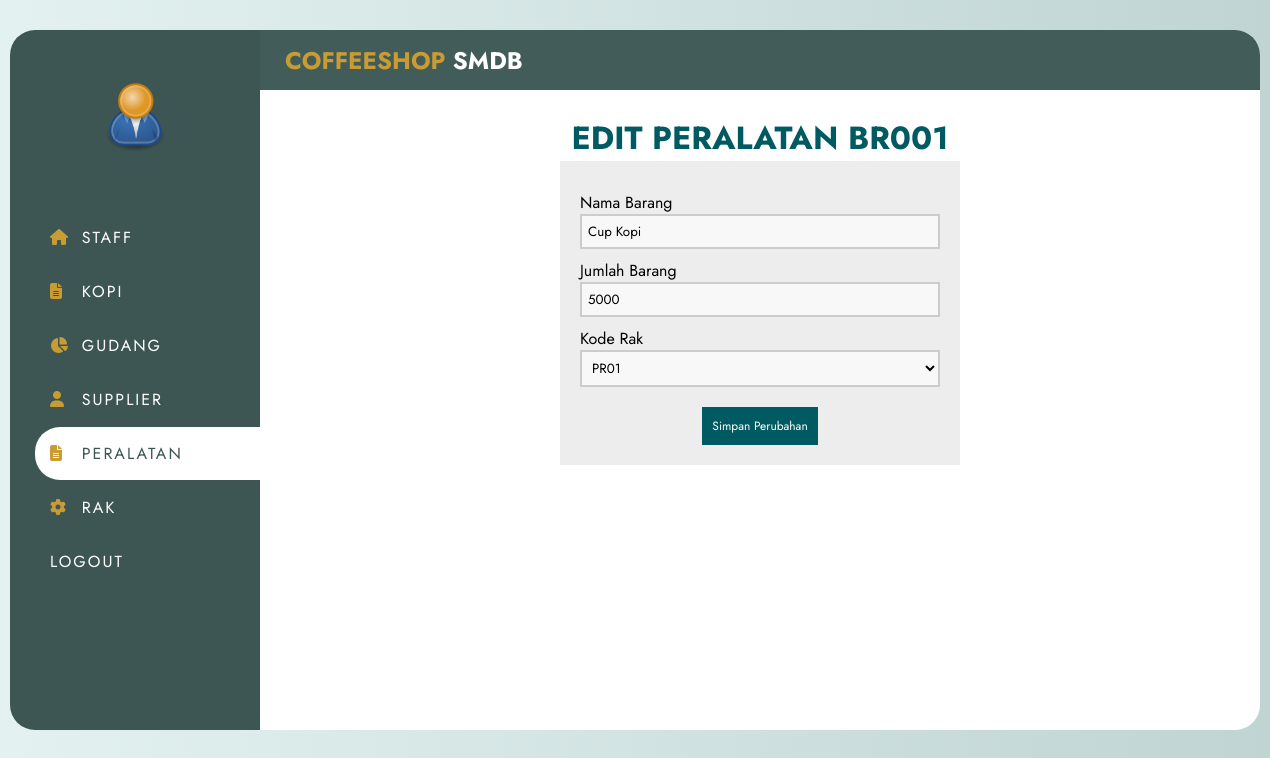
The app's page /staff-gudang/edit_peralatan.php?id_barang=BR001 with its own data.
### tables this page shows
CREATE TABLE `peralatan` (
  `id_barang` varchar(5) NOT NULL,
  `nama_barang` varchar(100) NOT NULL,
  `jumlah` int(6) NOT NULL,
  `kode_rak` varchar(4) NOT NULL
);

### staff-gudang/edit_peralatan.php (the view, shortened to what this page needs)
 <?php
include '../koneksi.php';
  if (isset($_GET['id_barang'])) {
    $id_barang = ($_GET["id_barang"]);
    $query = "SELECT * FROM peralatan WHERE id_barang='$id_barang'";
    $result = mysqli_query($koneksi, $query);
    $data = mysqli_fetch_assoc($result);
  } else {
    echo "<script>alert('Masukkan data Kode Gudang.');window.location='data_peralatan.php';</script>";
  }
  ?>
<!DOCTYPE html>
<html>
  <head>
    <link rel="stylesheet" href="../assets/src/css/data.css">
	<link rel="stylesheet" href="../assets/src/css/update.css">
	<link rel="stylesheet" href="gaya.css">
  </head>
  <body>
  <div class="wrapper">
		<div class="wrapper_inner">
			<div class="vertical_wrap">
			<div class="vertical_bar">
				<div class="profile_info">
					<div class="img_holder">
						<img src="../profil.png" alt="profile_pic">
					</div>
				</div>
				<ul class="menu">
					<li><a href="data_staff.php">
						<span class="icon"><i class="fas fa-home"></i></span>
						<span class="text">Staff</span>
					</a></li>
					<li><a href="data_kopi.php">
						<span class="icon"><i class="fas fa-file-alt"></i></span>
						<span class="text">Kopi</span>
					</a></li>
					<li><a href="data_gudang.php">
						<span class="icon"><i class="fas fa-chart-pie"></i></span>
						<span class="text">Gudang</span>
					</a></li>
					<li><a href="data_supplier.php">
						<span class="icon"><i class="fas fa-user"></i></span>
						<span class="text">Supplier</span>
					</a></li>
					<li><a href="data_peralatan.php"class="active">
						<span class="icon"><i class="fas fa-file-alt"></i></span>
						<span class="text">Peralatan</span>
					</a></li>
					<li><a href="data_rak.php">
						<span class="icon"><i class="fas fa-cog"></i></span>
						<span class="text">Rak</span>
					</a></li>
					<li><a href="../logout.php">
						<span class="text">Logout</span>
					</a></li>
				</ul>
			</div>
		</div>
		<div class="main_isi">
			<div class="top_bar">
				<div class="logo">
					Coffeeshop <span>SMDB</span>
				</div>
			</div>
			<div class="isi">
				<div class="content">
    <div class="produk">
      <center>
        <h1>Edit Peralatan <?php echo $data['id_barang']; ?></h1>
      <center>
      <form method="POST" action="peralatan/proses_edit.php" enctype="multipart/form-data" >
      <section class="base">
        <div>
          <label>Nama Barang</label>
          <input type="text" name="nama_barang" autofocus="" required="" value="<?php echo $data['nama_barang']; ?>" />
        </div>
        <div>
          <label>Jumlah Barang</label>
          <input type="text" name="jumlah" autofocus="" required="" value="<?php echo $data['jumlah']; ?>" />
        </div>
        <div>
          <label>Kode Rak</label>
          <select name="kode_rak">
            <option><?php echo $data['kode_rak']; ?></option>
        </select>
        </div>
        <div>
         <button type="submit">Simpan Perubahan</button>
        </div>
        </section>
      </form>
  </body>
</html>

### assets/src/css/data.css (style rules this page uses)
body { position:center; margin: 0; padding: 0; }
.produk { position:center; position:center; font-family: "Trebuchet MS"; }
.produk h1 { position:center; text-transform: uppercase; color: #005a61; }

### assets/src/css/update.css (style rules this page uses)
* { font-family: "Trebuchet MS"; }
body { margin: 0; padding: 0; }
h1 { text-transform: uppercase; color: #005a61; }
button { background-color: #005a61; color: #fff; padding: 10px; text-decoration: none; font-size: 12px; border: 0px; margin-top: 20px; }
label { margin-top: 10px; float: left; text-align: left; width: 100%; }
input { padding: 6px; width: 100%; box-sizing: border-box; background: #f8f8f8; border: 2px solid #ccc; outline-color: #005a61; }
select { padding: 6px; width: 100%; box-sizing: border-box; background: #f8f8f8; border: 2px solid #ccc; outline-color: #005a61; }
.base { width: 400px; height: auto; padding: 20px; margin-left: auto; margin-right: auto; background: #ededed; }

### staff-gudang/gaya.css (style rules this page uses)
* { list-style: none; text-decoration: none; margin: 0; padding: 0; box-sizing: border-box; font-family: 'Jost', sans-serif; }
body { background: linear-gradient(to right, #e3f2f1, #bfd4d3); }
.wrapper { margin: 0 10px; }
.wrapper_inner { position: relative; max-width: 1250px; width: 100%; height: 700px; background: #fff; margin: 30px auto; border-radius: 25px; display: flex; }
.vertical_wrap { position: relative; height: 100%; }
.vertical_bar { width: 250px; background: #3d5654; height: 100%; border-top-left-radius: 25px; border-bottom-left-radius: 25px; position: relative; }
.vertical_bar .profile_info { text-align: center; padding: 50px 25px; }
.vertical_bar .profile_info img { width: 75px; }
.vertical_bar .menu { padding-left: 25px; }
.vertical_bar .menu li a { display: block; padding: 15px; text-transform: uppercase; color: #fff; letter-spacing: 2px; border-top-left-radius: 25px; border-bottom-left-radius: 25px; margin-bottom: 1px; }
.vertical_bar .menu li a .icon { color: #c99c33; width: 25px; display: inline-block; }
.vertical_bar .menu li a:hover, .vertical_bar .menu li a.active { background: #fff; color: #3d5654; }
.main_isi { width: calc(100% - 300px); }
.main_isi .top_bar { height: 60px; width:1000px; background: #425c5a; border-top-right-radius: 25px; padding: 15px 25px; display: flex; align-items: center; }
.top_bar .logo { font-size: 24px; font-weight: 700; text-transform: uppercase; color: #c99c33; }
.top_bar .logo span { color: #ffff; }
.main_isi .isi { padding: 25px; height: calc(100% - 60px); overflow: auto; width:1000px; }

### records on screen
peralatan: id_barang "BR001", nama_barang "Cup Kopi", jumlah "5000", kode_rak "PR01"
